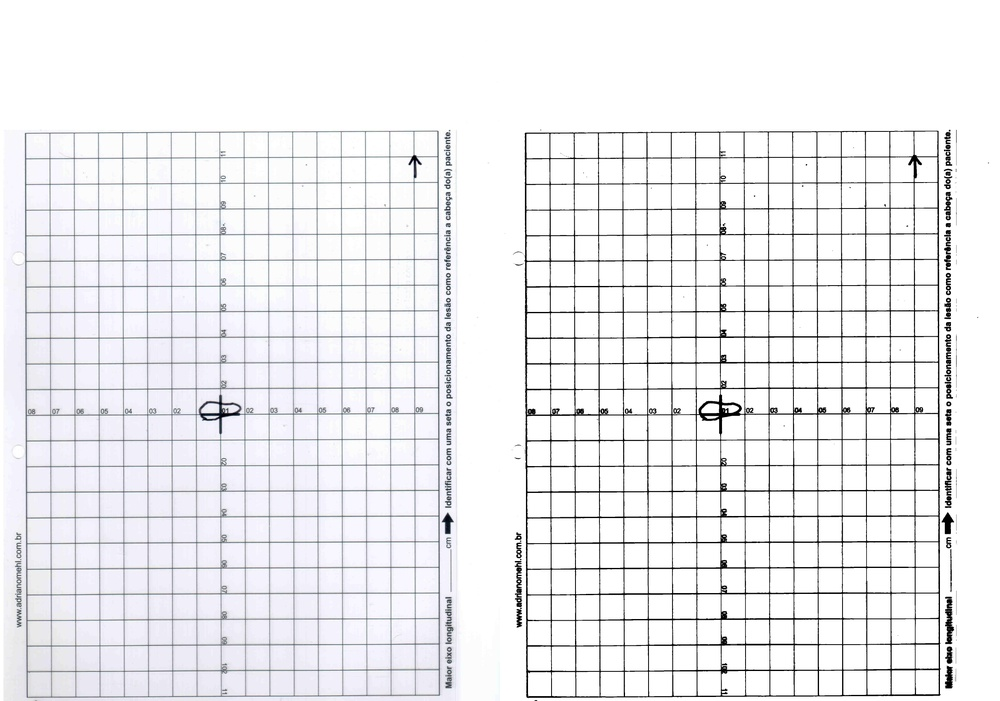
%> input picture final/legado/comparacao/4_c2_nn.jpg, 1000 x 701 px, shrunk from 4928 x 3456 before the run
$ octave diag5.m   (GNU Octave 9; MATLAB toolbox functions it lacks are replaced by stand-ins)
%> lines starting %> are read from the running program, lines starting %| are printed output that depends on the picture; in (x1, y1, x2, y2) boxes, pixels count from 0 and x2, y2 are one past the last pixel; in counts of white or black regions, pixels touching at a corner belong together; the program's own positions count from 1
clc; clear; close all;
img  = imread(fullfile("imagens","4_c2_nn.jpg"));
%> img is the input picture: size 701x1000x3 uint8; mean R, G, B 237.9, 237.8, 240.3
gray = rgb2gray(img);
ink  = ~imbinarize(gray,'adaptive','ForegroundPolarity','dark');
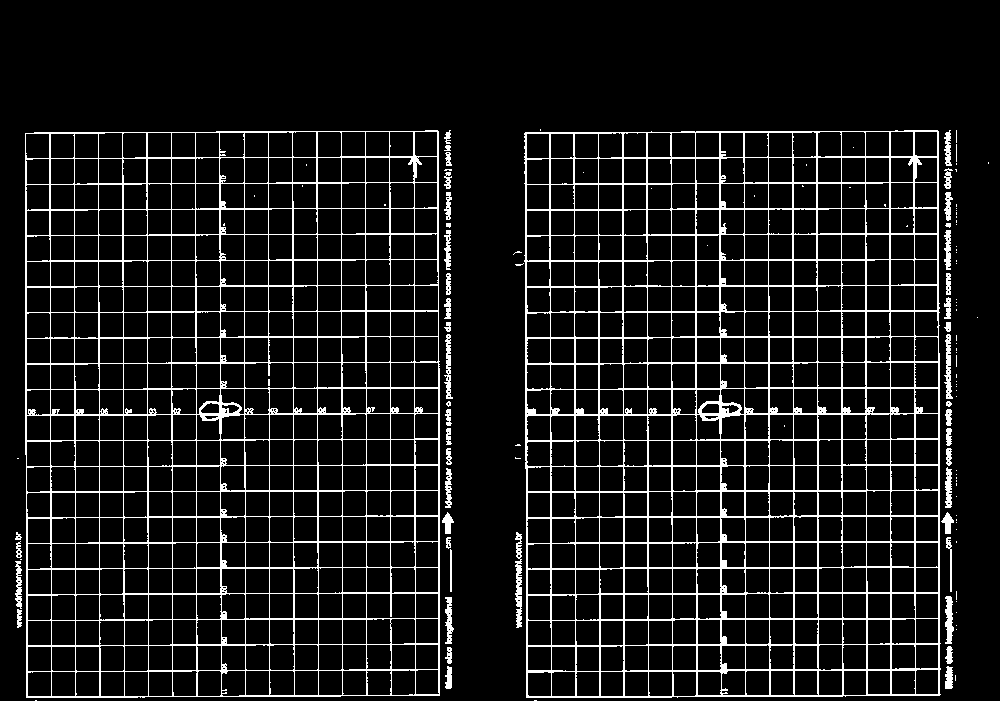
%> ink: size 701x1000 logical; 9.5% white in thin lines or dots, all inside (x1, y1, x2, y2) = (15, 129, 989, 701)
[h,w] = size(ink);
%> h = 701; w = 1000

ang=-5:0.25:5; sc=zeros(size(ang));
for k=1:numel(ang), r=imrotate(ink,ang(k),'nearest','crop'); sc(k)=var(sum(r,1))+var(sum(r,2)'); end
%> this loop made 41 passes
%> pass 1, `r=imrotate(ink,ang(k),'nearest','crop')`:
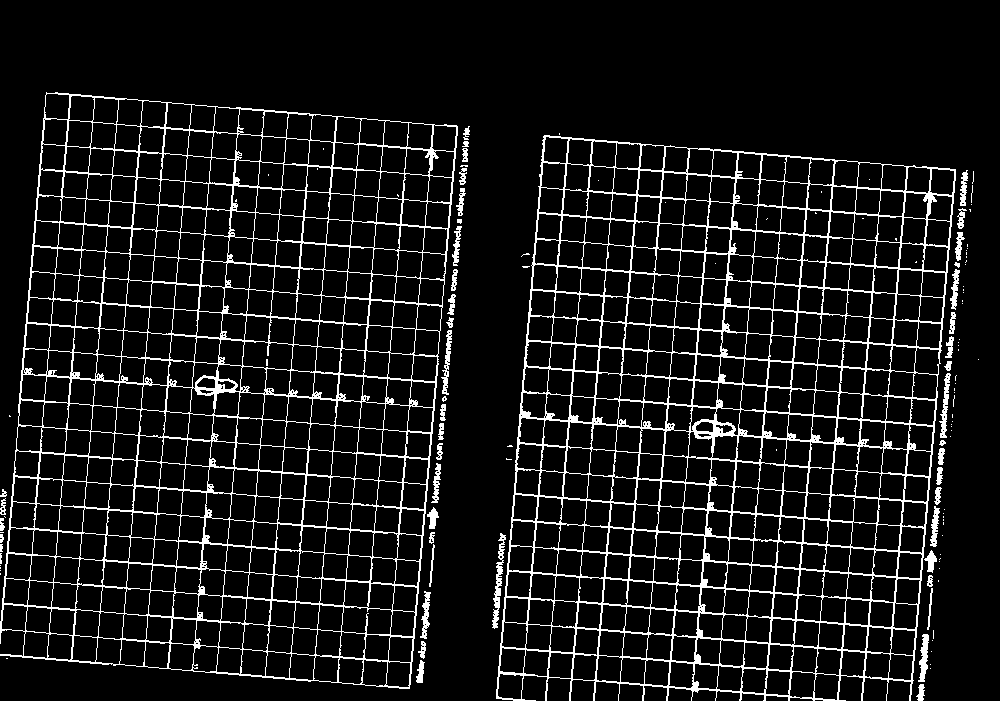
%> r: size 701x1000 logical; 9.3% white in thin lines or dots, all inside (x1, y1, x2, y2) = (0, 92, 979, 701)
%> pass 3, `r=imrotate(ink,ang(k),'nearest','crop')`:
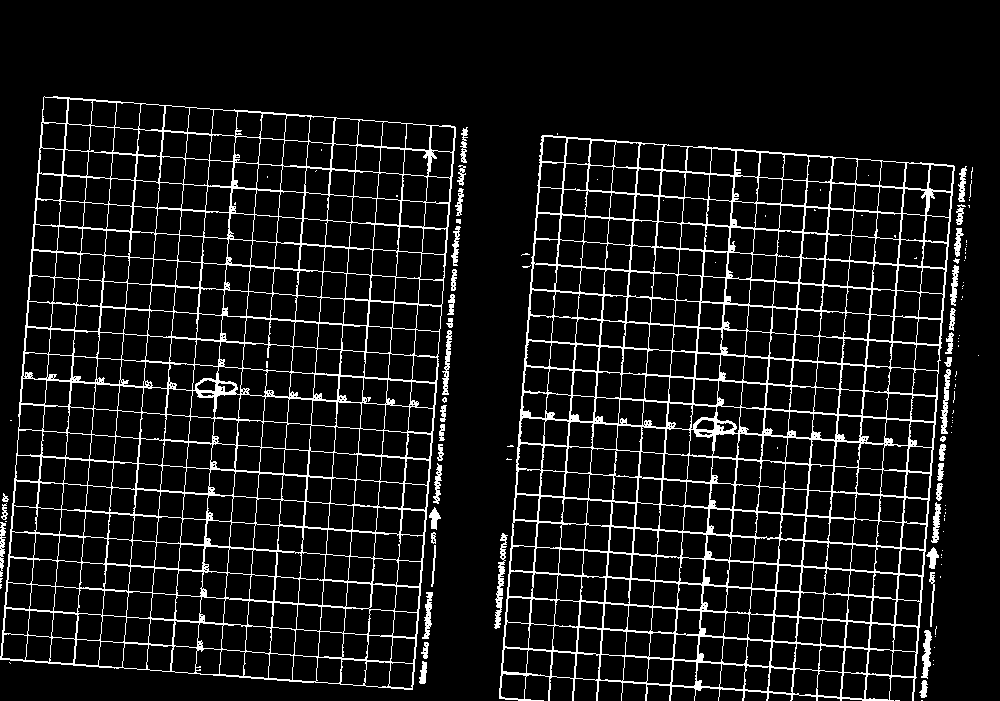
%> r: size 701x1000 logical; 9.3% white in thin lines or dots, all inside (x1, y1, x2, y2) = (0, 96, 979, 701)
%> after the loop, sc = 41 values, max 28903.4 at index 21, min 2429.6 at index 1, mean 5524.8
[~,kb]=max(sc); a=ang(kb);
%> after `[~,kb]=max(sc)`: kb = 21
%> after `a=ang(kb)`: a = 0
R=imrotate(ink,a,'nearest','crop');
Lx=round(0.20*w); Ly=round(0.20*h);
%> after `Lx=round(0.20*w)`: Lx = 200
%> after `Ly=round(0.20*h)`: Ly = 140
gridM=imopen(R,strel('line',Ly,90))|imopen(R,strel('line',Lx,0));
%> gridM: size 701x1000 logical; 6.4% white in thin lines or dots, all inside (x1, y1, x2, y2) = (25, 130, 940, 698)
gridM=imdilate(gridM,strel('square',3));
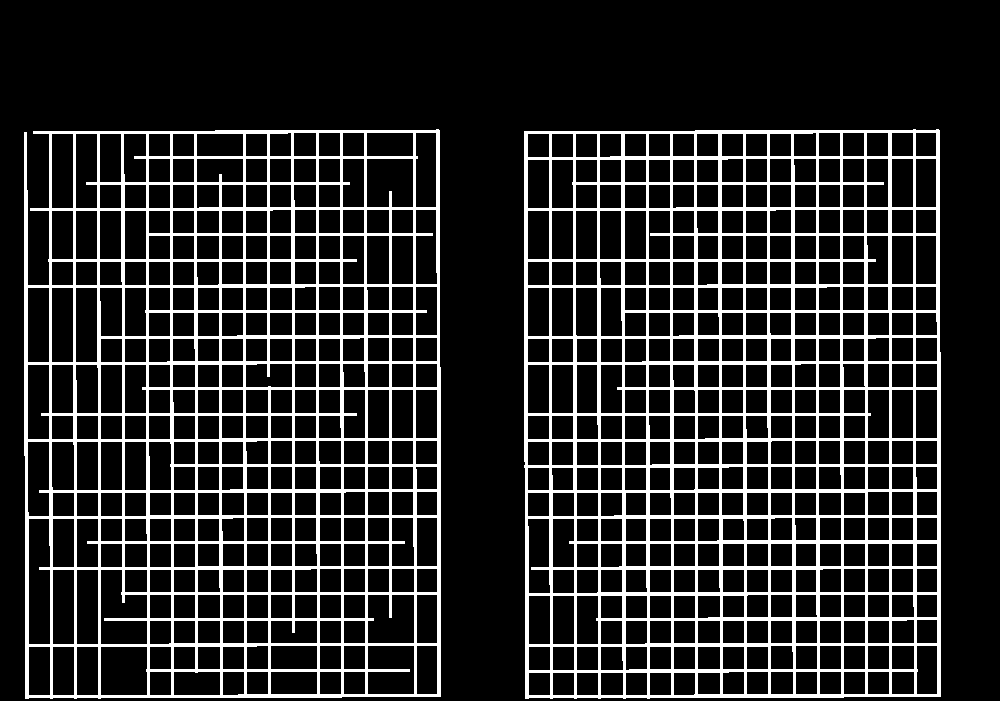
%> gridM: size 701x1000 logical; 16% white; 2 white regions, box (x1, y1, x2, y2) and area: (524, 129, 941, 699) 59246, (24, 129, 441, 699) 53055
clean=R&~gridM;
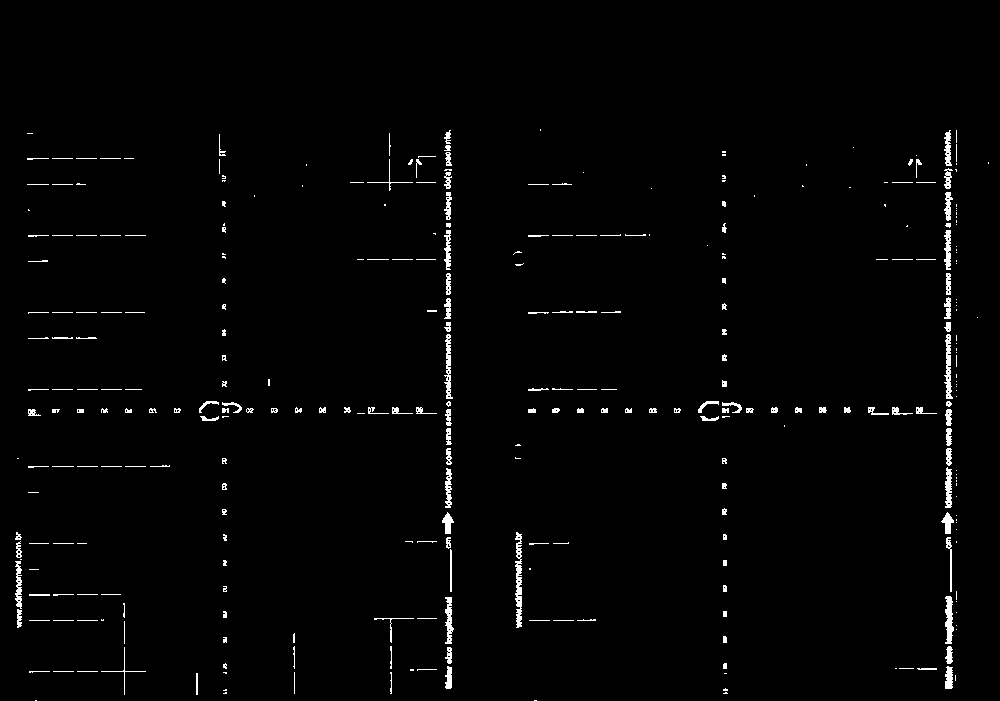
%> clean: size 701x1000 logical; 1.6% white; 327 white regions (130 under 20 px), largest, box (x1, y1, x2, y2) and area: (515, 532, 522, 628) 448, (944, 334, 953, 399) 304, (945, 596, 954, 644) 294
closed=imclose(clean,strel('disk',8));
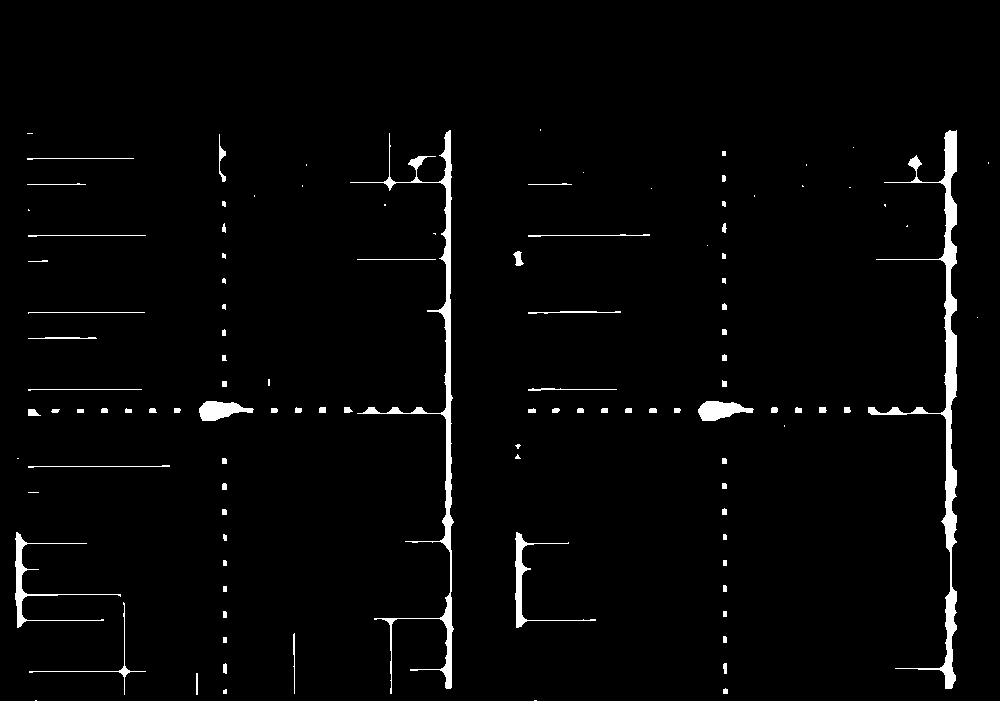
%> closed: size 701x1000 logical; 2.4% white; 112 white regions (31 under 20 px), largest, box (x1, y1, x2, y2) and area: (868, 130, 957, 689) 5386, (350, 130, 454, 694) 4246, (15, 532, 121, 628) 951
filled=imfill(closed,'holes');

blk=@(b) repmat(uint8(~b)*255,1,1,3);
% recorte ao redor do centro (onde esta o oval)
rr=round(h*0.42):round(h*0.66);
%> rr = 170 values from 294 to 463
cc=round(w*0.30):round(w*0.70);
%> cc = 401 values from 300 to 700
imwrite(cat(2, blk(ink(rr,cc)), blk(clean(rr,cc)), blk(closed(rr,cc)), blk(filled(rr,cc))), "diag5_4c2.png");
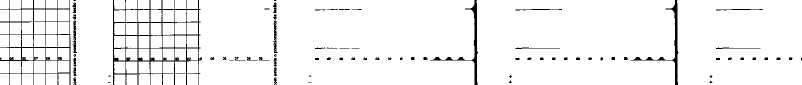
%> saved as diag5_4c2.png: size 170x1604x3 uint8 (shown at 1/2 size); 95.3% white; 75 black regions (15 under 20 px), largest, box (x1, y1, x2, y2) and area: (226, 0, 404, 170) 4163, (0, 0, 141, 170) 2645, (860, 0, 956, 170) 1273
disp("ok");

$ run again, with final/legado/comparacao/10_c1_nn.jpg copied over final/legado/comparacao/4_c2_nn.jpg
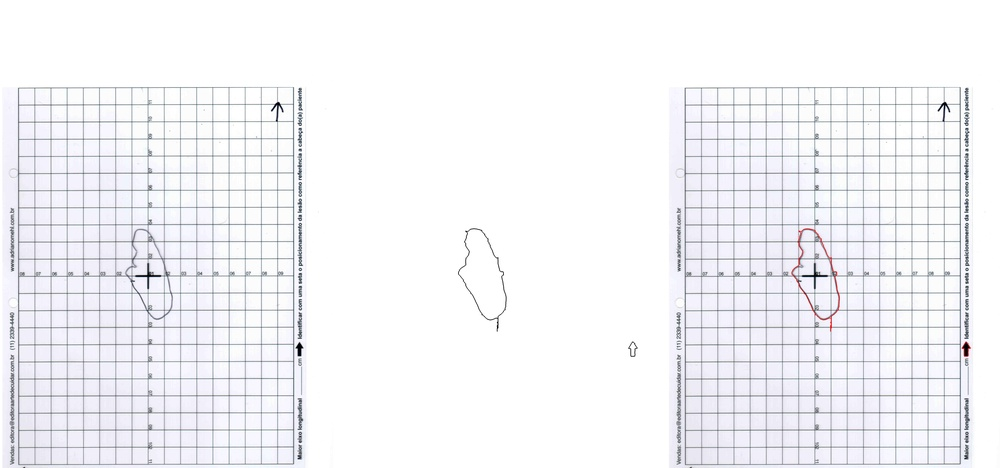
%> input picture final/legado/comparacao/10_c1_nn.jpg, 1000 x 468 px, shrunk from 7392 x 3456 before the run
%> img is the input picture: size 468x1000x3 uint8; mean R, G, B 243.2, 243.2, 246.4
%> `ink  = ~imbinarize(gray,'adaptive','ForegroundPolarity','dark');`:
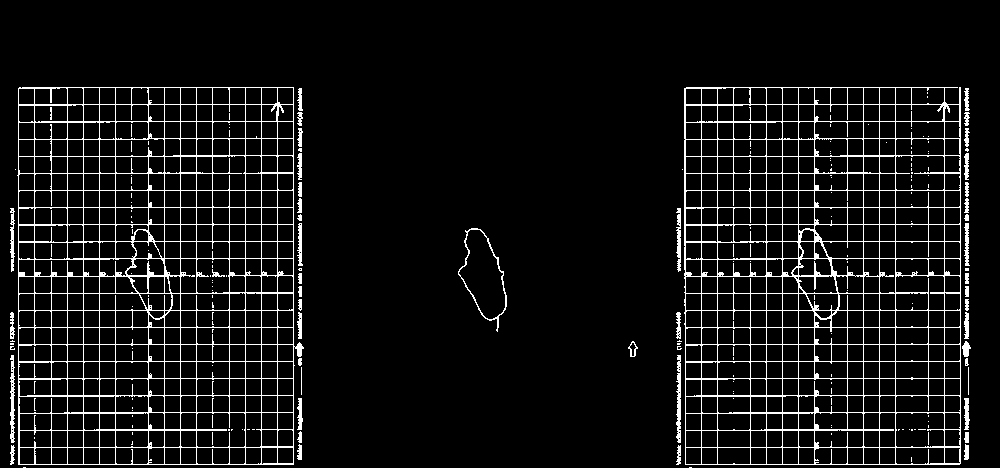
%> ink: size 468x1000 logical; 7.2% white in thin lines or dots, all inside (x1, y1, x2, y2) = (10, 87, 971, 468)
%> after the loop `for k=1:numel(ang), r=imrotate(ink,ang(k),'nearest','crop'); sc(k)=var..`: sc = 41 values, max 18026.5 at index 21, min 1583.8 at index 1, mean 3119.7
%> kb = 21
%> a = 0
%> closed: size 468x1000 logical; 4% white; 53 white regions (37 under 20 px), largest, box (x1, y1, x2, y2) and area: (676, 88, 971, 465) 9888, (10, 88, 304, 460) 6441, (10, 312, 70, 465) 1054
%> filled: size 468x1000 logical; 17.7% white; 42 white regions (28 under 20 px), largest, box (x1, y1, x2, y2) and area: (10, 88, 304, 460) 39479, (676, 88, 971, 465) 38278, (458, 228, 507, 332) 2867
%> `imwrite(cat(2, blk(ink(rr,cc)), blk(clean(rr,cc)), blk(closed(rr,cc)),..`:
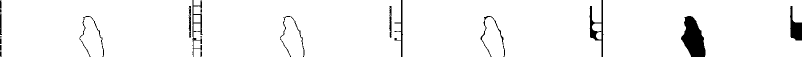
%> saved as diag5_4c2.png: size 113x1604x3 uint8 (shown at 1/2 size); 96% white; 22 black regions (6 under 20 px), largest, box (x1, y1, x2, y2) and area: (1362, 32, 1411, 113) 2594, (1580, 12, 1604, 81) 933, (1179, 0, 1207, 113) 866
